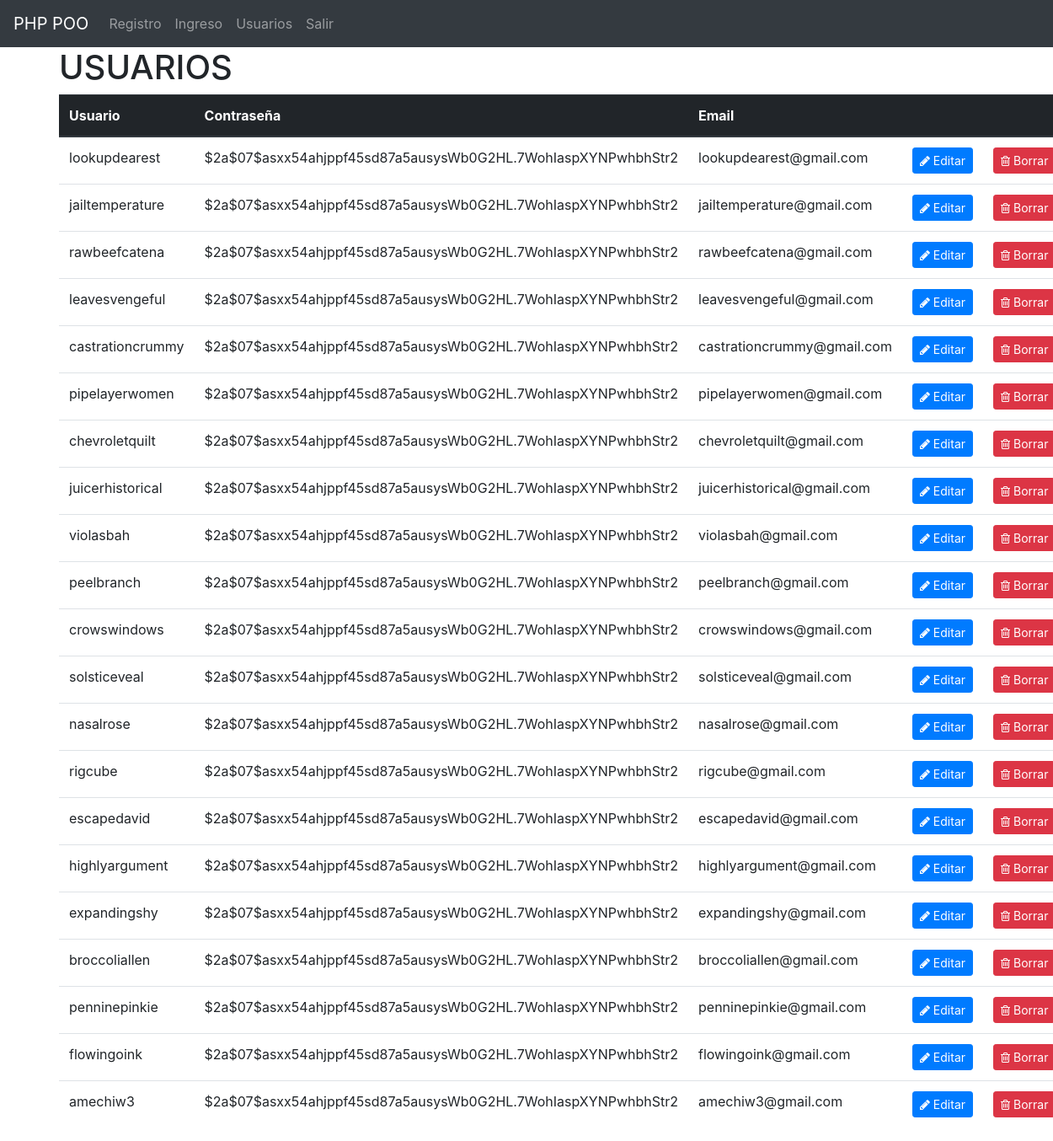
/usuarios (signed in), run on the app's committed database.
### tables this page shows
CREATE TABLE `usuarios` (
  `UsuarioID` int(11) NOT NULL AUTO_INCREMENT,
  `Usuario` varchar(32) DEFAULT NULL,
  `Password` varchar(128) DEFAULT NULL,
  `Email` varchar(64) DEFAULT NULL,
  `intentos` int(11) DEFAULT '0',
  PRIMARY KEY (`UsuarioID`)
);

### index.php (called while the page is built, shortened)
<?php
require_once "models/crud.php";
require_once "controllers/controller.php";
$mvc = new MvcController();
$mvc -> pagina();
?>

### models/conexion.php (called while the page is built)
<?php
class Conexion {
    public function conectar() {
        $link = new PDO("mysql:host=127.0.0.1;dbname=cursophp","root", "");
        return $link;
    }
}
?>

### models/crud.php (called while the page is built, shortened)
<?php
require_once "models/conexion.php";
class Datos extends Conexion {
    public function ListarUsuariosModel($tabla){
        $stmt = (new conexion)->conectar()->prepare("SELECT * FROM $tabla");
        $stmt->execute();
        return $stmt->fetchAll();
    }
}
?>

### controllers/controller.php (the view, shortened to what this page needs)
<?php
class MvcController{
	public function pagina(){
		include "views/template.php";
	}
	public function enlacesPaginasController(){
		if(isset( $_GET['action'])){
			$enlaces = $_GET['action'];
		}
		else{
			$enlaces = "index";
		}
		$respuesta = (new Paginas)->enlacesPaginasModel($enlaces);
		include $respuesta;
	}
	public function listarUsuariosController() {
		$respuesta = (new Datos)->ListarUsuariosModel("usuarios");
		foreach ($respuesta as $row => $item) {
			echo'<tr>
				<td>'. $item["Usuario"] .'</td>
				<td>'. $item["Password"] .'</td>
				<td>'. $item["Email"] .'</td>
				<td>
					<a class="btn btn-primary btn-sm btn-block" href="index.php?action=editar/&id='. $item["UsuarioID"] .'">
						<i class="fa fa-pencil" aria-hidden="true"></i> Editar
					</a>
				</td>
				<td>
					<a class="btn btn-danger btn-sm btn-block" href="index.php?action=usuarios&id='. $item["UsuarioID"] .'">
						<i class="fa fa-trash-o" aria-hidden="true"></i> Borrar
					</a>
				</td>
			</tr>';
		}
	}
}
?>

### views/template.php (shortened to what this page needs)
<!doctype html>
<html lang="en">
  <head>
	<link rel="stylesheet" href="https://maxcdn.bootstrapcdn.com/bootstrap/4.0.0-beta.2/css/bootstrap.min.css">
	<link rel="stylesheet" href="https://maxcdn.bootstrapcdn.com/font-awesome/4.7.0/css/font-awesome.min.css">
	<link rel="stylesheet" href="css/styles.css">
	</head>
  <body>
	<?php include "modules/navegacion.php"; ?>
	<div class="container">
	<?php
	$mvc = new MvcController();
	$mvc -> enlacesPaginasController();
	?>
	</div>
</body>
</html>

### views/modules/navegacion.php (shortened to what this page needs)
<nav class="navbar navbar-expand-lg navbar-dark bg-dark">
	<a class="navbar-brand" href="#">PHP POO</a>
  	<div class="collapse navbar-collapse" id="navbarSupportedContent">
    	<ul class="navbar-nav mr-auto justify-content-center">
			<li class="nav-item">
    			<a class="nav-link" href="index.php">Registro</a>
  			</li>
  			<li class="nav-item">
    			<a class="nav-link" href="ingresar">Ingreso</a>
  			</li>
  			<li class="nav-item">
    			<a class="nav-link" href="usuarios">Usuarios</a>
  			</li>
  			<li class="nav-item">
    			<a class="nav-link" href="salir">Salir</a>
  			</li>
    	</ul>
  </div>
</nav>

### views/modules/usuarios.php (shortened to what this page needs)
<h1>USUARIOS</h1>
	<table class="table table-hover">
		<thead class="thead-dark">
			<tr>
				<th>Usuario</th>
				<th>Contraseña</th>
				<th>Email</th>
				<th></th>
				<th></th>
			</tr>
		</thead>
		<tbody>
		<?php
			$ingreso = new MvcController();
			$ingreso -> listarUsuariosController();
		?>
		</tbody>
	</table>

### data on the page
usuarios: Usuario "lookupdearest", Password "$2a$07$asxx54ahjppf45sd87a5ausysWb0G2HL.7WohIaspXYNPwhbhStr2", Email "lookupdearest@gmail.com"
usuarios: Usuario "jailtemperature", Password "$2a$07$asxx54ahjppf45sd87a5ausysWb0G2HL.7WohIaspXYNPwhbhStr2", Email "jailtemperature@gmail.com"
usuarios: Usuario "rawbeefcatena", Password "$2a$07$asxx54ahjppf45sd87a5ausysWb0G2HL.7WohIaspXYNPwhbhStr2", Email "rawbeefcatena@gmail.com"
usuarios: Usuario "leavesvengeful", Password "$2a$07$asxx54ahjppf45sd87a5ausysWb0G2HL.7WohIaspXYNPwhbhStr2", Email "leavesvengeful@gmail.com"
usuarios: Usuario "castrationcrummy", Password "$2a$07$asxx54ahjppf45sd87a5ausysWb0G2HL.7WohIaspXYNPwhbhStr2", Email "castrationcrummy@gmail.com"
usuarios: Usuario "pipelayerwomen", Password "$2a$07$asxx54ahjppf45sd87a5ausysWb0G2HL.7WohIaspXYNPwhbhStr2", Email "pipelayerwomen@gmail.com"
usuarios: Usuario "chevroletquilt", Password "$2a$07$asxx54ahjppf45sd87a5ausysWb0G2HL.7WohIaspXYNPwhbhStr2", Email "chevroletquilt@gmail.com"
usuarios: Usuario "juicerhistorical", Password "$2a$07$asxx54ahjppf45sd87a5ausysWb0G2HL.7WohIaspXYNPwhbhStr2", Email "juicerhistorical@gmail.com"
usuarios: Usuario "violasbah", Password "$2a$07$asxx54ahjppf45sd87a5ausysWb0G2HL.7WohIaspXYNPwhbhStr2", Email "violasbah@gmail.com"
usuarios: Usuario "peelbranch", Password "$2a$07$asxx54ahjppf45sd87a5ausysWb0G2HL.7WohIaspXYNPwhbhStr2", Email "peelbranch@gmail.com"
usuarios: Usuario "crowswindows", Password "$2a$07$asxx54ahjppf45sd87a5ausysWb0G2HL.7WohIaspXYNPwhbhStr2", Email "crowswindows@gmail.com"
usuarios: Usuario "solsticeveal", Password "$2a$07$asxx54ahjppf45sd87a5ausysWb0G2HL.7WohIaspXYNPwhbhStr2", Email "solsticeveal@gmail.com"
usuarios: Usuario "nasalrose", Password "$2a$07$asxx54ahjppf45sd87a5ausysWb0G2HL.7WohIaspXYNPwhbhStr2", Email "nasalrose@gmail.com"
usuarios: Usuario "rigcube", Password "$2a$07$asxx54ahjppf45sd87a5ausysWb0G2HL.7WohIaspXYNPwhbhStr2", Email "rigcube@gmail.com"
usuarios: Usuario "escapedavid", Password "$2a$07$asxx54ahjppf45sd87a5ausysWb0G2HL.7WohIaspXYNPwhbhStr2", Email "escapedavid@gmail.com"
usuarios: Usuario "highlyargument", Password "$2a$07$asxx54ahjppf45sd87a5ausysWb0G2HL.7WohIaspXYNPwhbhStr2", Email "highlyargument@gmail.com"
usuarios: Usuario "expandingshy", Password "$2a$07$asxx54ahjppf45sd87a5ausysWb0G2HL.7WohIaspXYNPwhbhStr2", Email "expandingshy@gmail.com"
usuarios: Usuario "broccoliallen", Password "$2a$07$asxx54ahjppf45sd87a5ausysWb0G2HL.7WohIaspXYNPwhbhStr2", Email "broccoliallen@gmail.com"
usuarios: Usuario "penninepinkie", Password "$2a$07$asxx54ahjppf45sd87a5ausysWb0G2HL.7WohIaspXYNPwhbhStr2", Email "penninepinkie@gmail.com"
usuarios: Usuario "flowingoink", Password "$2a$07$asxx54ahjppf45sd87a5ausysWb0G2HL.7WohIaspXYNPwhbhStr2", Email "flowingoink@gmail.com"
usuarios: Usuario "amechiw3", Password "$2a$07$asxx54ahjppf45sd87a5ausysWb0G2HL.7WohIaspXYNPwhbhStr2", Email "amechiw3@gmail.com"
